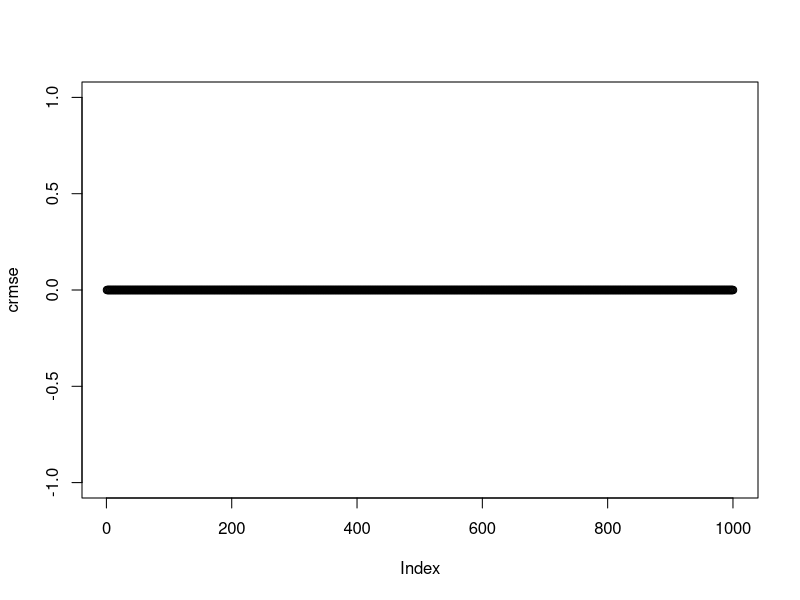
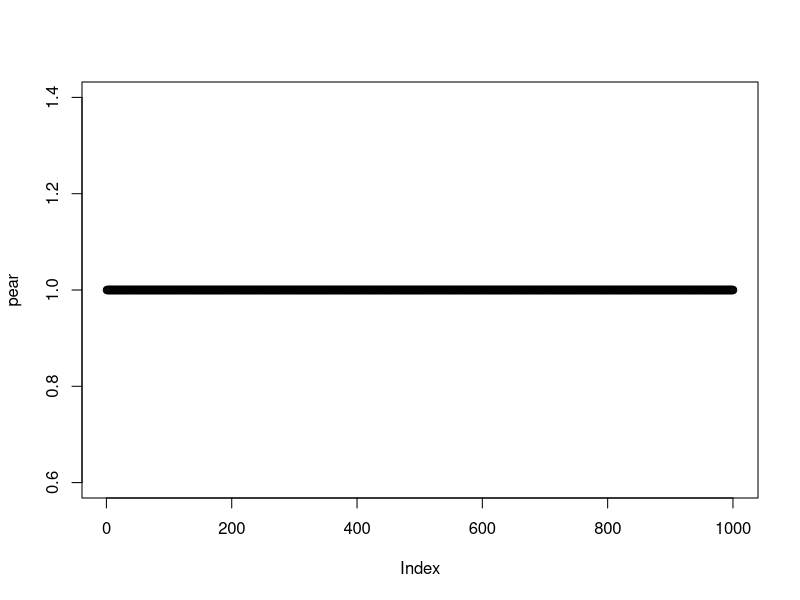
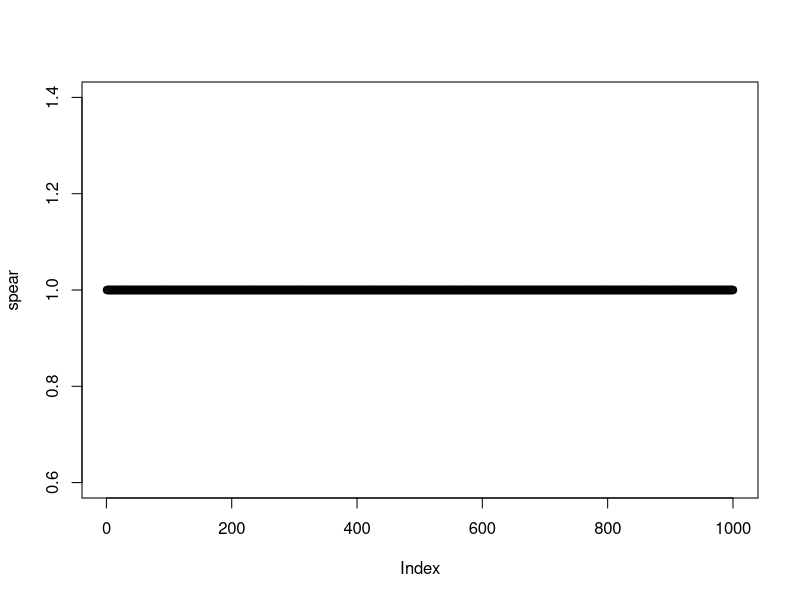
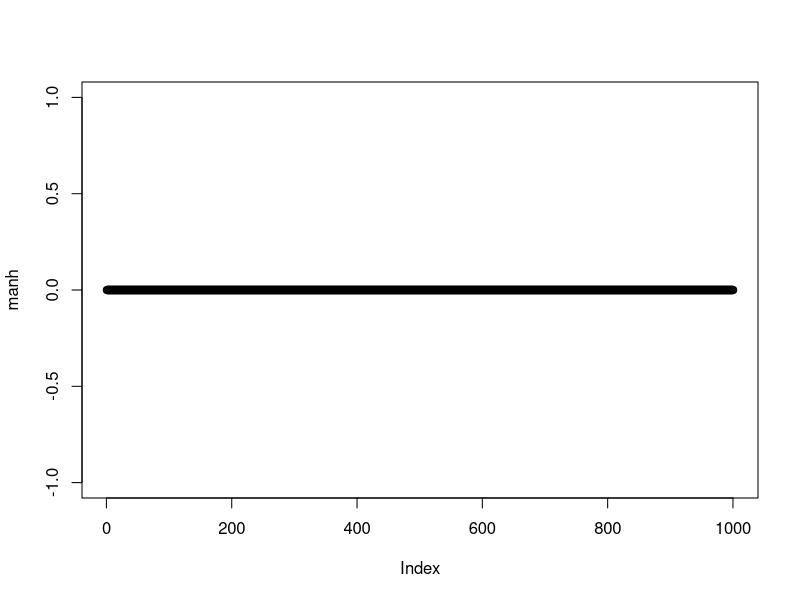
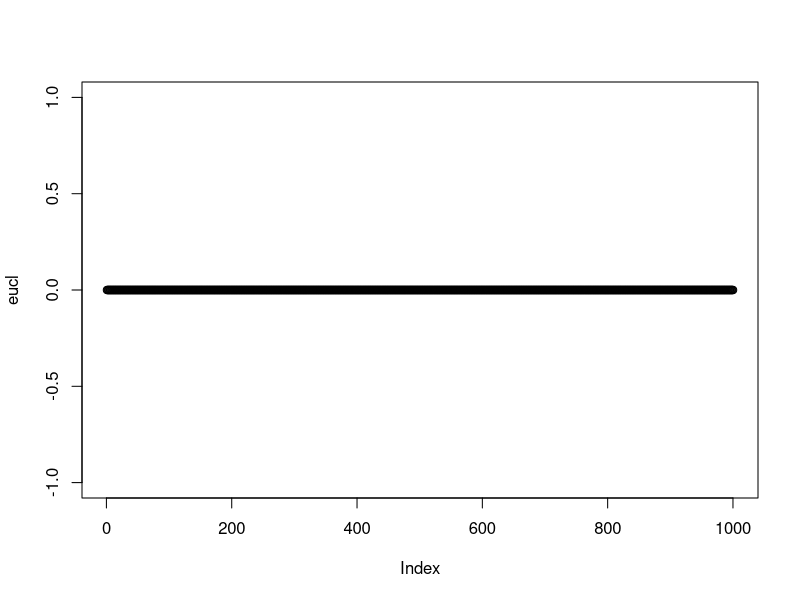
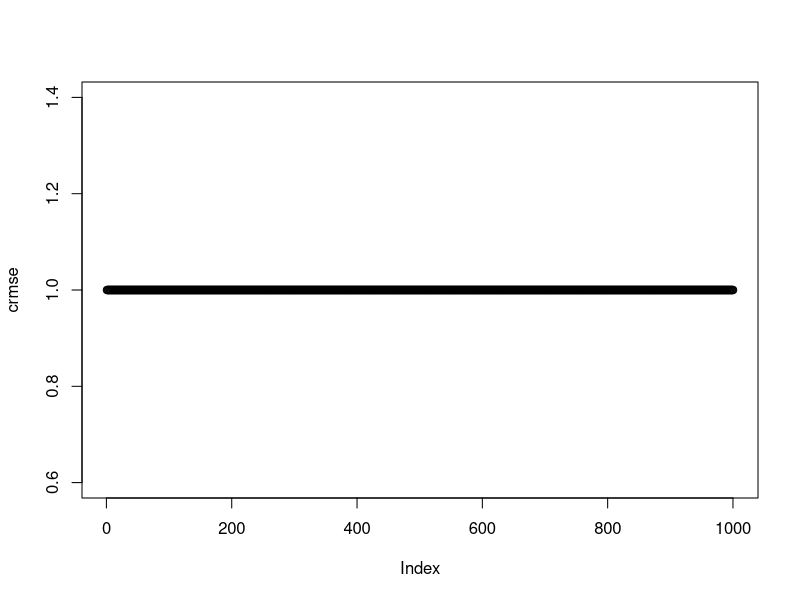
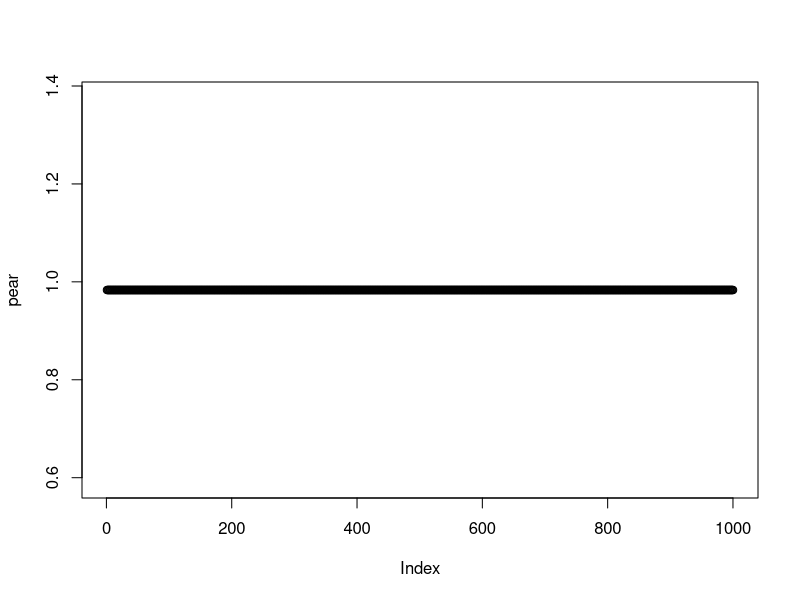
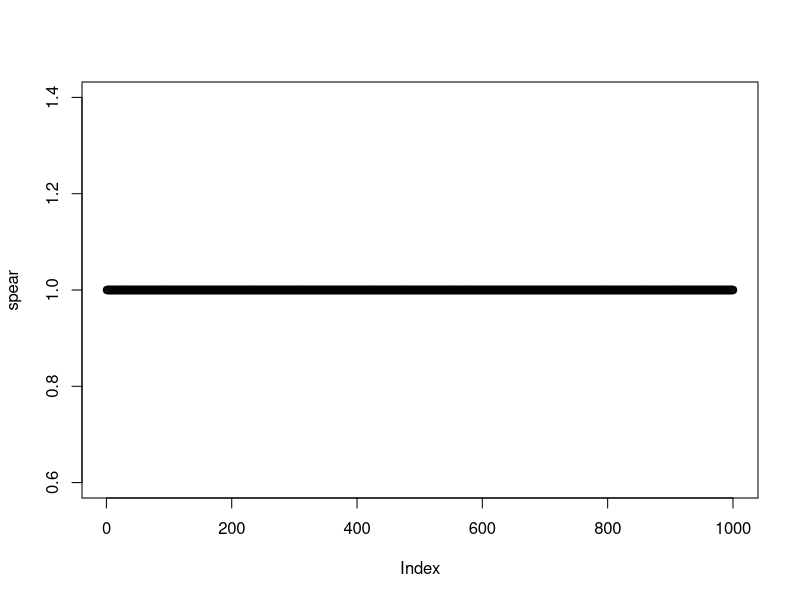

R code for these plots, in order:
library(ggplot2)
library(reshape2)

normalize_values = function(x,min,max) {
  return((x - min)/(max-min))
}

# How do the metrics perform when measuring gapped series
crmse = c()
pear = c()
spear = c()
manh = c()
eucl = c()
x_series_vector = c()
y_series_vector = c()
ntries = 1000

j = 0
for (i in seq(1,ntries)) {
  x = c(5,6,7,8,9,10)
  y = c(5,6,7,8,9,10)
  x_y = rbind(x, y)
  pear = c(pear, cor(y, x, method='pearson'))
  spear = c(spear, cor(y, x, method='spearman'))
  manh = c(manh,dist(x_y, method = "manhattan"))
  eucl = c(eucl,dist(x_y, method = "euclidean"))
  y_series = y - mean(y)
  x_series = x - mean(x)
  crmse = c(crmse, sqrt(sum((y_series - x_series)**2)/length(x)))
  x_series_vector = c(x_series_vector, x_series)
  y_series_vector = c(y_series_vector, y_series)
  j = j + 1
}
plot(crmse)
plot(pear)
plot(spear)
plot(manh)
plot(eucl)


# How do the metrics perform when measuring gapped series where only one is gapped. 
crmse = c()
pear = c()
spear = c()
manh = c()
eucl = c()
x_series_vector = c()
y_series_vector = c()
ntries = 1000

j = 0
for (i in seq(1,ntries)) {
  x = c(5,6,7,10,11,12)
  y = c(5,6,7,8,9,10)
  x_y = rbind(x, y)
  pear = c(pear, cor(y, x, method='pearson'))
  spear = c(spear, cor(y, x, method='spearman'))
  manh = c(manh,dist(x_y, method = "manhattan"))
  eucl = c(eucl,dist(x_y, method = "euclidean"))
  y_series = y - mean(y)
  x_series = x - mean(x)
  crmse = c(crmse, sqrt(sum((y_series - x_series)**2)/length(x)))
  x_series_vector = c(x_series_vector, x_series)
  y_series_vector = c(y_series_vector, y_series)
  j = j + 1
}
plot(crmse)
plot(pear)
plot(spear)
plot(manh)
plot(eucl)